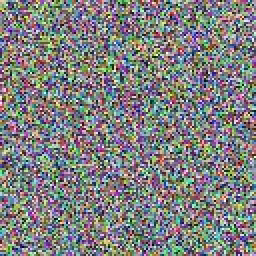
#> input picture tests/test_data/images/img_0.jpg, 128 x 128 px (shown 2 times larger)
$ python -i hog_descriptors.py   (imports and definitions only)   (older library calls are emulated)
#> lines starting #> are read from the running program, lines starting #| are printed output that depends on the picture
#> further down, picture is the input picture: shape (128, 128, 3); mean B, G, R 127.9, 127.4, 127
import cv2
import numpy as np

def compute_edge_intensity_orientation(image):
    # Convert the image to grayscale
    gray = cv2.cvtColor(image, cv2.COLOR_BGR2GRAY)
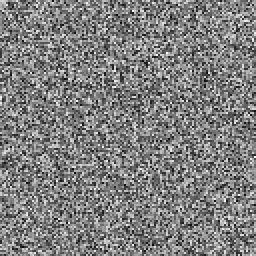
#> gray: shape (128, 128) (shown 2 times larger); min 6, max 249, mean 127.4

    # Apply the Sobel operator to compute gradients
    sobelx = cv2.Sobel(gray, cv2.CV_64F, 1, 0, ksize=3)
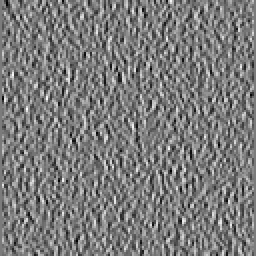
#> sobelx: shape (128, 128) float64 (shown 2 times larger); min -542, max 575, mean -0.1; drawn with min black and max white
    sobely = cv2.Sobel(gray, cv2.CV_64F, 0, 1, ksize=3)
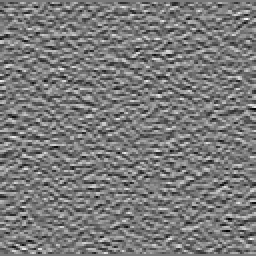
#> sobely: shape (128, 128) float64 (shown 2 times larger); min -579, max 628, mean -0.1; drawn with min black and max white

    # Compute edge intensity and orientation
    edge_intensity = np.sqrt(sobelx**2 + sobely**2)
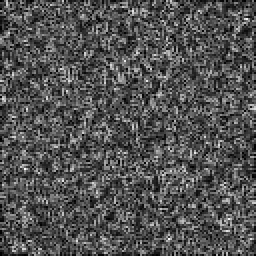
#> edge_intensity: shape (128, 128) float64 (shown 2 times larger); min 0, max 660.9, mean 213.2; drawn with min black and max white
    edge_orientation = np.arctan2(sobely, sobelx)
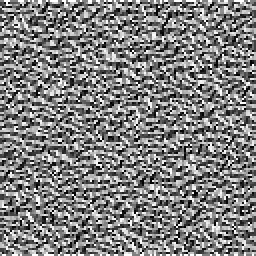
#> edge_orientation: shape (128, 128) float64 (shown 2 times larger); min -3.14, max 3.14, mean 0.0205; drawn with min black and max white

    return edge_intensity, edge_orientation

def create_hog_descriptor(image, num_bins=9, cell_size=8, block_size=2):
    # Compute edge intensity and orientation using the previous function
    edge_intensity, edge_orientation = compute_edge_intensity_orientation(image)

    # Compute the number of cells in the x and y directions
    num_cells_x = image.shape[1] // cell_size
#> num_cells_x = 16
    num_cells_y = image.shape[0] // cell_size
#> num_cells_y = 16

    # Initialize the histogram of oriented gradients
    hog_descriptor = np.zeros((num_cells_y, num_cells_x, num_bins))

    # Iterate over each cell
    for y in range(num_cells_y):
        for x in range(num_cells_x):
            # Get the edge intensity and orientation for the current cell
            cell_intensity = edge_intensity[y*cell_size:(y+1)*cell_size, x*cell_size:(x+1)*cell_size]
            cell_orientation = edge_orientation[y*cell_size:(y+1)*cell_size, x*cell_size:(x+1)*cell_size]

            # Compute the histogram for the current cell
            histogram = np.histogram(cell_orientation, bins=num_bins, range=(-np.pi, np.pi), weights=cell_intensity)[0]

            # Normalize the histogram
            histogram /= np.sum(histogram)

            # Store the histogram in the HOG descriptor
            hog_descriptor[y, x] = histogram

    # Normalize the HOG descriptor
    hog_descriptor /= np.sqrt(np.sum(hog_descriptor**2) + 1e-6)

    return hog_descriptor

>>> import cv2
>>> picture = cv2.imread('../../tests/test_data/images/img_0.jpg')
>>> result = create_hog_descriptor(picture)

$ run again, on tests/test_data/images/img_1.jpg
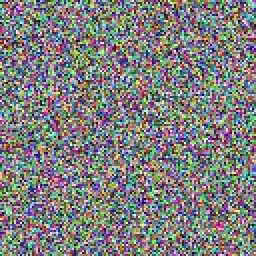
#> input picture tests/test_data/images/img_1.jpg, 128 x 128 px (shown 2 times larger)
#> picture is the input picture: shape (128, 128, 3); mean B, G, R 126.7, 126.4, 126.8
#> in compute_edge_intensity_orientation, `edge_intensity = np.sqrt(sobelx**2 + sobely**2)`:
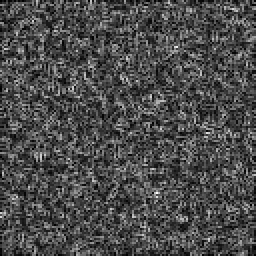
#> edge_intensity: shape (128, 128) float64 (shown 2 times larger); min 0, max 725.3, mean 214.4; drawn with min black and max white
#> in compute_edge_intensity_orientation, `edge_orientation = np.arctan2(sobely, sobelx)`:
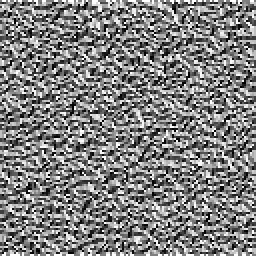
#> edge_orientation: shape (128, 128) float64 (shown 2 times larger); min -3.14, max 3.14, mean 0.032; drawn with min black and max white

$ run again, on tests/test_data/images/img_2.jpg
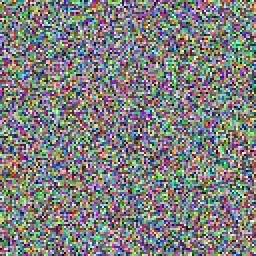
#> input picture tests/test_data/images/img_2.jpg, 128 x 128 px (shown 2 times larger)
#> picture is the input picture: shape (128, 128, 3); mean B, G, R 126.7, 126.9, 126.9
#> in compute_edge_intensity_orientation, `edge_intensity = np.sqrt(sobelx**2 + sobely**2)`:
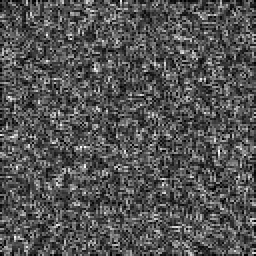
#> edge_intensity: shape (128, 128) float64 (shown 2 times larger); min 0, max 657.4, mean 215.6; drawn with min black and max white
#> in compute_edge_intensity_orientation, `edge_orientation = np.arctan2(sobely, sobelx)`:
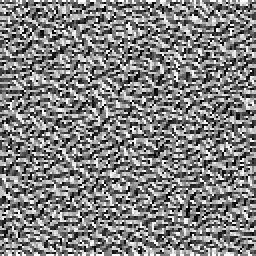
#> edge_orientation: shape (128, 128) float64 (shown 2 times larger); min -3.14, max 3.14, mean 0.0399; drawn with min black and max white

$ run again, on tests/test_data/images/img_3.jpg
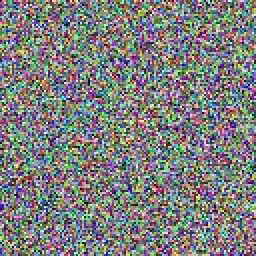
#> input picture tests/test_data/images/img_3.jpg, 128 x 128 px (shown 2 times larger)
#> picture is the input picture: shape (128, 128, 3); mean B, G, R 126.7, 126.7, 126.5
#> in compute_edge_intensity_orientation, `edge_intensity = np.sqrt(sobelx**2 + sobely**2)`:
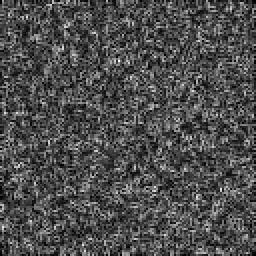
#> edge_intensity: shape (128, 128) float64 (shown 2 times larger); min 0, max 701.5, mean 214.8; drawn with min black and max white
#> in compute_edge_intensity_orientation, `edge_orientation = np.arctan2(sobely, sobelx)`:
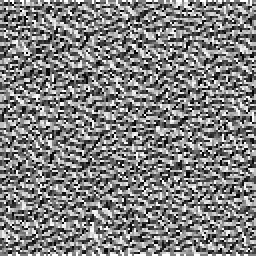
#> edge_orientation: shape (128, 128) float64 (shown 2 times larger); min -3.14, max 3.14, mean 0.0252; drawn with min black and max white
